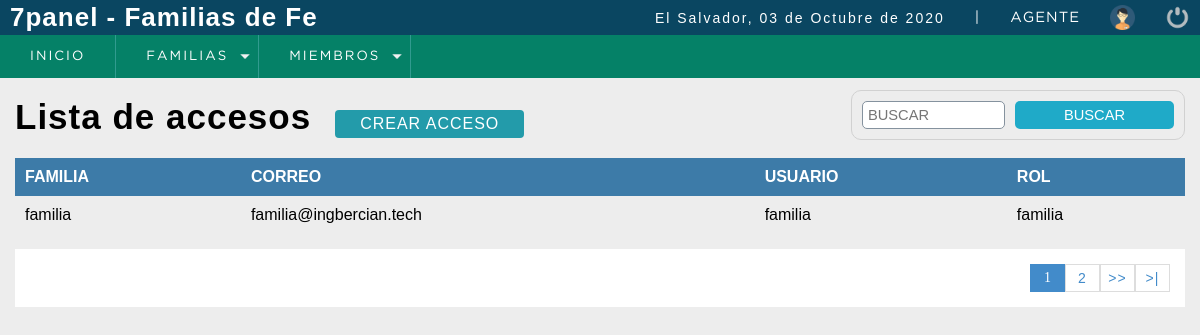
The page /sistema/acclist_familias.php (signed in) on the database its author committed.
### tables this page shows
CREATE TABLE IF NOT EXISTS `usuario` (
  `codusuario` smallint(5) NOT NULL AUTO_INCREMENT,
  `nombre` varchar(50) NOT NULL,
  `correo` varchar(50) NOT NULL,
  `usuario` varchar(50) NOT NULL,
  `clave` varchar(50) NOT NULL,
  `rol` smallint(5) NOT NULL,
  `estatus` smallint(5) NOT NULL DEFAULT '1',
  `incorporacion` datetime NOT NULL DEFAULT CURRENT_TIMESTAMP,
  PRIMARY KEY (`codusuario`),
  KEY `rol` (`rol`),
  KEY `estatus` (`estatus`)
);

CREATE TABLE IF NOT EXISTS `rol` (
  `codrol` smallint(5) NOT NULL AUTO_INCREMENT,
  `rol` varchar(50) NOT NULL,
  PRIMARY KEY (`codrol`)
);

### sistema/acclist_familias.php (the view, shortened to what this page needs)
<?php
	include "../conexion.php";
 ?>
<!DOCTYPE html>
<html lang="en">
<head>
	<?php include "includes/scripts.php"; ?>
</head>
<body>
	<?php include "includes/header.php"; ?>
	<section id="container">
		<h1>Lista de accesos</h1>
		<a href="acceso_familias.php" class="btn_new">Crear acceso</a>
		<form action="buscar_usuario.php" method="get" class="form_search">
			<input type="text" name="busqueda" id="busqueda" placeholder="Buscar">
			<input type="submit" value="Buscar" class="btn_search">
		</form>
		<table>
			<tr>
				<th>Familia</th>
				<th>Correo</th>
				<th>Usuario</th>
				<th>Rol</th>
			</tr>
		<?php
			$sql_registe = mysqli_query($conection,"SELECT COUNT(*) as total_registro FROM usuario WHERE estatus = 1 ");
			$result_register = mysqli_fetch_array($sql_registe);
			$total_registro = $result_register['total_registro'];
			$por_pagina = 5;
			if(empty($_GET['pagina']))
			{
				$pagina = 1;
			}else{
				$pagina = $_GET['pagina'];
			}
			$desde = ($pagina-1) * $por_pagina;
			$total_paginas = ceil($total_registro / $por_pagina);
			$query = mysqli_query($conection,"SELECT u.codusuario, u.nombre, u.correo, u.usuario, r.rol FROM usuario u INNER JOIN rol r ON u.rol = r.codrol WHERE u.rol = 30  ORDER BY u.codusuario ASC LIMIT $desde,$por_pagina
				");
			$result = mysqli_num_rows($query);
			if($result > 0){
				while ($data = mysqli_fetch_array($query)) {
			?>
				<tr>
					<td><?php echo $data['nombre']; ?></td>
					<td><?php echo $data['correo']; ?></td>
					<td><?php echo $data['usuario']; ?></td>
					<td><?php echo $data['rol'] ?></td>
				</tr>
		<?php
				}
			}
		 ?>
		</table>
		<div class="paginador">
			<ul>
			<?php
				for ($i=1; $i <= $total_paginas; $i++) {
					if($i == $pagina)
					{
						echo '<li class="pageSelected">'.$i.'</li>';
					}else{
						echo '<li><a href="?pagina='.$i.'">'.$i.'</a></li>';
					}
				}
				if($pagina != $total_paginas)
				{
			 ?>
				<li><a href="?pagina=<?php echo $pagina + 1; ?>">>></a></li>
				<li><a href="?pagina=<?php echo $total_paginas; ?> ">>|</a></li>
			<?php } ?>
			</ul>
		</div>
	</section>
</body>
</html>

### sistema/css/style.css (style rules this page uses)
* { margin: 0; padding: 0; box-sizing: border-box; }
body { background: #ededed; }
input, select, a, th { text-transform: uppercase; }
h1, h2, h3, h4, h5, h6 { font-family: 'arial'; font-weight: bold; letter-spacing: 1px; }
h1 { font-size: 26px; }
a { text-decoration: none; font-family: arial; letter-spacing: 1px; }
#container { padding: 90px 15px 15px; }
form { background: #FFF; margin: auto; padding: 20px 50px; border: 1px solid #d1d1d1; }
input,select { display: block; width: 100%; font-size: 11pt; padding: 5px; border: 1px solid #85929e; border-radius: 5px; }
#container h1 { font-size: 35px; display: inline-block; }
.btn_new { display: inline-block; background: #239baa; color: #FFF; padding: 5px 25px; border-radius: 4px; margin: 20px; }
table { border-collapse: collapse; font-size: 12pt; font-family: 'arial'; width: 100%; }
table th { text-align: left; padding: 10px; background: #3d7ba8; color: #FFF; }
table tr:nth-child(odd) { background: #FFF; }
table td { padding: 10px; }
.paginador ul { padding: 15px; list-style: none; background: #FFF; margin-top: 15px; display: -webkit-flex; display: -moz-flex; display: -ms-flex; display: -o-flex; display: flex; justify-content: flex-end; }
.paginador a, .pageSelected { color: #428bca; border: 1px solid #ddd; padding: 5px; display: inline-block; font-size: 14px; text-align: center; width: 35px; }
.pageSelected { color: #FFF; background: #428bca; border: 1px solid #428bca; }
.form_search { display: -webkit-flex; display: -moz-flex; display: -ms-flex; display: -o-flex; display: flex; float: right; background: initial; padding: 10px; border-radius: 10px; }
.form_search .btn_search { background: #1faac8; color: #FFF; padding: 0 20px; border: 0; cursor: pointer; margin-left: 10px; }

### rows shown on the page
usuario: nombre "familia", correo "familia@ingbercian.tech", usuario "familia", rol.rol "familia"

### other values the page prints
fechaC() "03 de Octubre de 2020"
$_SESSION['user'] "AGENTE"
